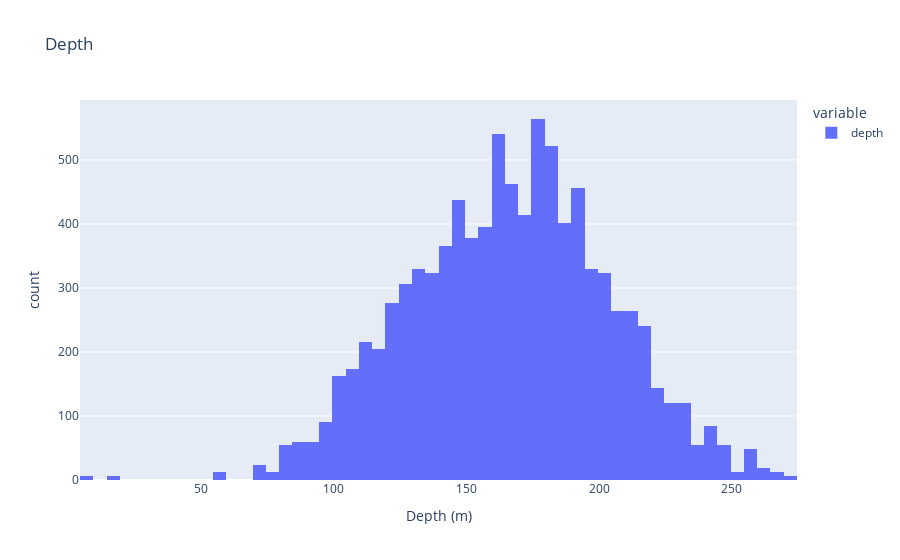

Notebook cell for this chart:
### Markdown cell above
### Depth

### Code cell
raw_data["depth"].astype(float).plot.hist(
    nbins=100, title="Depth", labels=dict(value="Depth (m)")
)

### Figure 1 — Plotly figure (JSON) as saved in the notebook; plotly's stock layout.template omitted (floating-point values rounded to 4 significant figures; data arrays with more than 128 entries replaced by an {"elided": "..."} marker saying what was removed)
{"data": [{"alignmentgroup": "True", "bingroup": "x", "hovertemplate": "variable=depth<br>Depth (m)=%{x}<br>count=%{y}<extra></extra>", "legendgroup": "depth", "marker": {"color": "#636efa", "pattern": {"shape": ""}}, "name": "depth", "nbinsx": 100, "offsetgroup": "depth", "orientation": "v", "showlegend": true, "type": "histogram", "x": {"elided": "9348 int values"}, "xaxis": "x", "yaxis": "y"}], "layout": {"barmode": "relative", "legend": {"title": {"text": "variable"}, "tracegroupgap": 0}, "title": {"text": "Depth"}, "xaxis": {"anchor": "y", "domain": [0, 1], "title": {"text": "Depth (m)"}}, "yaxis": {"anchor": "x", "domain": [0, 1], "title": {"text": "count"}}}}
